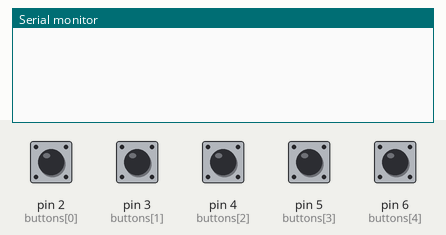
Bench run of a sketch on a simulated Arduino Uno, built with avr-gcc and run on an emulated ATmega328P. Shown: the last lines printed to the serial monitor. The test bench sets the inputs (shaded band); at power-on: pin 2 (buttons[0]), pin 3 (buttons[1]), pin 4 (buttons[2]), pin 5 (buttons[3]), pin 6 (buttons[4]) HIGH.

Above: at 1.2 s.
1.3 s: pin 2 (buttons[0]) pulled LOW for 0.15 s
At 2.5 s:
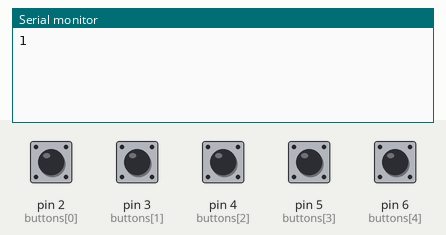
2.9 s: pin 3 (buttons[1]) pulled LOW for 0.15 s
At 4.0 s:
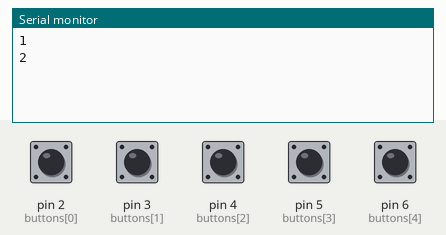
4.5 s: pin 4 (buttons[2]) pulled LOW for 0.15 s
At 5.2 s:
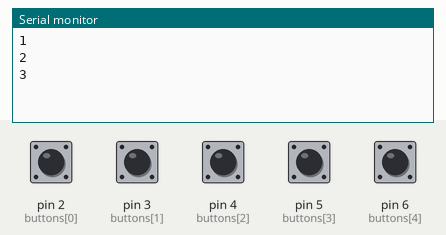
6.1 s: pin 5 (buttons[3]) pulled LOW for 0.15 s
At 7.3 s:
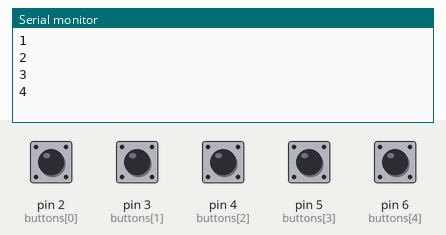
7.7 s: pin 6 (buttons[4]) pulled LOW for 0.15 s
At 8.8 s:
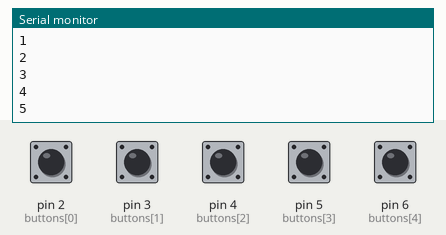
Timing chart, 0 to 10.3 s (numbered marks = the images above; inputs shaded):
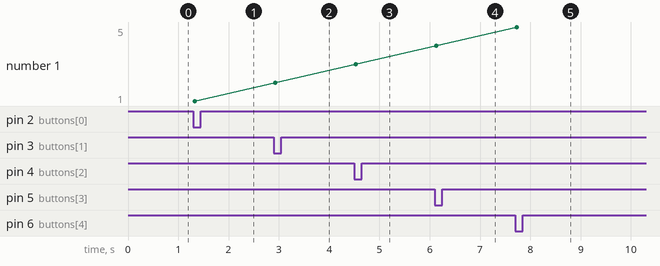

Measured:
- after the input at 1.3 s, the serial monitor: prints a new line at once (image 1)
- after the input at 2.9 s, the serial monitor: prints a new line at once (image 2)
- after the input at 4.5 s, the serial monitor: prints a new line at once (image 3)
- after the input at 6.1 s, the serial monitor: prints a new line at once (image 4)
- after the input at 7.7 s, the serial monitor: prints a new line at once (image 5)
- plotted number 1: 1 → 2 after the input at 2.9 s, 2 → 3 after the input at 4.5 s, 3 → 4 after the input at 6.1 s, 4 → 5 after the input at 7.7 s

The sketch:

teclado.ino
```cpp
const int buttons[] = {2, 3, 4, 5, 6};
const int NUM_BUTTONS = 5;

int lastState[NUM_BUTTONS] = {
  HIGH, HIGH, HIGH, HIGH, HIGH
};

void setup() {
  Serial.begin(9600);

  for (int i = 0; i < NUM_BUTTONS; i++) {
    pinMode(buttons[i], INPUT_PULLUP);
  }
}

void loop() {
  for (int i = 0; i < NUM_BUTTONS; i++) {
    int currentState = digitalRead(buttons[i]);

    if (currentState == LOW && lastState[i] == HIGH) {
      delay(30);

      if (digitalRead(buttons[i]) == LOW) {
        Serial.println(i + 1);
      }
    }

    lastState[i] = currentState;
  }
}
```
